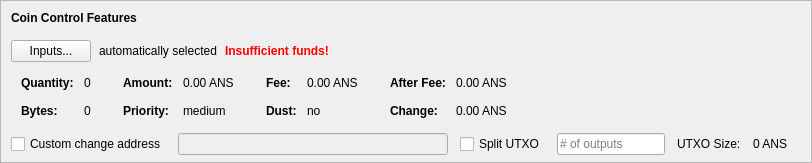
    <widget class="QFrame" name="frameCoinControl">
     <property name="sizePolicy">
      <sizepolicy hsizetype="Expanding" vsizetype="Expanding">
       <horstretch>0</horstretch>
       <verstretch>0</verstretch>
      </sizepolicy>
     </property>
     <property name="maximumSize">
      <size>
       <width>16777215</width>
       <height>16777215</height>
      </size>
     </property>
     <property name="frameShape">
      <enum>QFrame::StyledPanel</enum>
     </property>
     <property name="frameShadow">
      <enum>QFrame::Sunken</enum>
     </property>
     <layout class="QVBoxLayout" name="verticalLayoutCoinControl2">
      <property name="spacing">
       <number>0</number>
      </property>
      <property name="leftMargin">
       <number>0</number>
      </property>
      <property name="topMargin">
       <number>0</number>
      </property>
      <property name="rightMargin">
       <number>0</number>
      </property>
      <property name="bottomMargin">
       <number>6</number>
      </property>
      <item>
       <layout class="QVBoxLayout" name="verticalLayoutCoinControl" stretch="0,0,0,0,1">
        <property name="spacing">
         <number>0</number>
        </property>
        <property name="leftMargin">
         <number>10</number>
        </property>
        <property name="topMargin">
         <number>10</number>
        </property>
        <item>
         <layout class="QHBoxLayout" name="horizontalLayoutCoinControl1">
          <property name="bottomMargin">
           <number>15</number>
          </property>
          <item>
           <widget class="QLabel" name="labelCoinControlFeatures">
            <property name="sizePolicy">
             <sizepolicy hsizetype="Preferred" vsizetype="Maximum">
              <horstretch>0</horstretch>
              <verstretch>0</verstretch>
             </sizepolicy>
            </property>
            <property name="font">
             <font>
              <weight>75</weight>
              <bold>true</bold>
             </font>
            </property>
            <property name="styleSheet">
             <string notr="true">font-weight:bold;</string>
            </property>
            <property name="text">
             <string>Coin Control Features</string>
            </property>
           </widget>
          </item>
         </layout>
        </item>
        <item>
         <layout class="QHBoxLayout" name="horizontalLayoutCoinControl2" stretch="0,0,0,0">
          <property name="spacing">
           <number>8</number>
          </property>
          <property name="bottomMargin">
           <number>10</number>
          </property>
          <item>
           <widget class="QPushButton" name="pushButtonCoinControl">
            <property name="styleSheet">
             <string notr="true"/>
            </property>
            <property name="text">
             <string>Inputs...</string>
            </property>
            <property name="autoDefault">
             <bool>false</bool>
            </property>
           </widget>
          </item>
          <item>
           <widget class="QLabel" name="labelCoinControlAutomaticallySelected">
            <property name="text">
             <string>automatically selected</string>
            </property>
            <property name="margin">
             <number>5</number>
            </property>
           </widget>
          </item>
          <item>
           <widget class="QLabel" name="labelCoinControlInsuffFunds">
            <property name="font">
             <font>
              <weight>75</weight>
              <bold>true</bold>
             </font>
            </property>
            <property name="styleSheet">
             <string notr="true">color:red;font-weight:bold;</string>
            </property>
            <property name="text">
             <string>Insufficient funds!</string>
            </property>
            <property name="margin">
             <number>5</number>
            </property>
           </widget>
          </item>
          <item>
           <spacer name="horizontalSpacerCoinControl">
            <property name="orientation">
             <enum>Qt::Horizontal</enum>
            </property>
            <property name="sizeHint" stdset="0">
             <size>
              <width>40</width>
              <height>1</height>
             </size>
            </property>
           </spacer>
          </item>
         </layout>
        </item>
        <item>
         <widget class="QWidget" name="widgetCoinControl" native="true">
          <property name="sizePolicy">
           <sizepolicy hsizetype="Preferred" vsizetype="Preferred">
            <horstretch>0</horstretch>
            <verstretch>0</verstretch>
           </sizepolicy>
          </property>
          <property name="minimumSize">
           <size>
            <width>0</width>
            <height>0</height>
           </size>
          </property>
          <property name="styleSheet">
           <string notr="true"/>
          </property>
          <layout class="QHBoxLayout" name="horizontalLayoutCoinControl5">
           <property name="leftMargin">
            <number>0</number>
           </property>
           <property name="topMargin">
            <number>0</number>
           </property>
           <property name="rightMargin">
            <number>0</number>
           </property>
           <property name="bottomMargin">
            <number>0</number>
           </property>
           <item>
            <layout class="QHBoxLayout" name="horizontalLayoutCoinControl3" stretch="0,0,0,1">
             <property name="spacing">
              <number>20</number>
             </property>
             <property name="topMargin">
              <number>0</number>
             </property>
             <property name="bottomMargin">
              <number>10</number>
             </property>
             <item>
              <layout class="QFormLayout" name="formLayoutCoinControl1">
               <property name="horizontalSpacing">
                <number>10</number>
               </property>
               <property name="verticalSpacing">
                <number>14</number>
               </property>
               <property name="leftMargin">
                <number>10</number>
               </property>
               <property name="topMargin">
                <number>4</number>
               </property>
               <property name="rightMargin">
                <number>6</number>
               </property>
               <item row="0" column="0">
                <widget class="QLabel" name="labelCoinControlQuantityText">
                 <property name="font">
                  <font>
                   <weight>75</weight>
                   <bold>true</bold>
                  </font>
                 </property>
                 <property name="text">
                  <string>Quantity:</string>
                 </property>
                 <property name="margin">
                  <number>0</number>
                 </property>
                </widget>
               </item>
               <item row="0" column="1">
                <widget class="QLabel" name="labelCoinControlQuantity">
                 <property name="cursor">
                  <cursorShape>IBeamCursor</cursorShape>
                 </property>
                 <property name="contextMenuPolicy">
                  <enum>Qt::ActionsContextMenu</enum>
                 </property>
                 <property name="text">
                  <string notr="true">0</string>
                 </property>
                 <property name="margin">
                  <number>0</number>
                 </property>
                 <property name="textInteractionFlags">
                  <set>Qt::LinksAccessibleByMouse|Qt::TextSelectableByKeyboard|Qt::TextSelectableByMouse</set>
                 </property>
                </widget>
               </item>
               <item row="1" column="0">
                <widget class="QLabel" name="labelCoinControlBytesText">
                 <property name="font">
                  <font>
                   <weight>75</weight>
                   <bold>true</bold>
                  </font>
                 </property>
                 <property name="text">
                  <string>Bytes:</string>
                 </property>
                </widget>
               </item>
               <item row="1" column="1">
                <widget class="QLabel" name="labelCoinControlBytes">
                 <property name="cursor">
                  <cursorShape>IBeamCursor</cursorShape>
                 </property>
                 <property name="contextMenuPolicy">
                  <enum>Qt::ActionsContextMenu</enum>
                 </property>
                 <property name="text">
                  <string notr="true">0</string>
                 </property>
                 <property name="textInteractionFlags">
                  <set>Qt::LinksAccessibleByMouse|Qt::TextSelectableByKeyboard|Qt::TextSelectableByMouse</set>
                 </property>
                </widget>
               </item>
              </layout>
             </item>
             <item>
              <layout class="QFormLayout" name="formLayoutCoinControl2">
               <property name="horizontalSpacing">
                <number>10</number>
               </property>
               <property name="verticalSpacing">
                <number>14</number>
               </property>
               <property name="leftMargin">
                <number>6</number>
               </property>
               <property name="topMargin">
                <number>4</number>
               </property>
               <property name="rightMargin">
                <number>6</number>
               </property>
               <item row="0" column="0">
                <widget class="QLabel" name="labelCoinControlAmountText">
                 <property name="font">
                  <font>
                   <weight>75</weight>
                   <bold>true</bold>
                  </font>
                 </property>
                 <property name="text">
                  <string>Amount:</string>
                 </property>
                 <property name="margin">
                  <number>0</number>
                 </property>
                </widget>
               </item>
               <item row="0" column="1">
                <widget class="QLabel" name="labelCoinControlAmount">
                 <property name="cursor">
                  <cursorShape>IBeamCursor</cursorShape>
                 </property>
                 <property name="contextMenuPolicy">
                  <enum>Qt::ActionsContextMenu</enum>
                 </property>
                 <property name="text">
                  <string notr="true">0.00 ANS</string>
                 </property>
                 <property name="textInteractionFlags">
                  <set>Qt::LinksAccessibleByMouse|Qt::TextSelectableByKeyboard|Qt::TextSelectableByMouse</set>
                 </property>
                </widget>
               </item>
               <item row="1" column="0">
                <widget class="QLabel" name="labelCoinControlPriorityText">
                 <property name="font">
                  <font>
                   <weight>75</weight>
                   <bold>true</bold>
                  </font>
                 </property>
                 <property name="text">
                  <string>Priority:</string>
                 </property>
                </widget>
               </item>
               <item row="1" column="1">
                <widget class="QLabel" name="labelCoinControlPriority">
                 <property name="cursor">
                  <cursorShape>IBeamCursor</cursorShape>
                 </property>
                 <property name="contextMenuPolicy">
                  <enum>Qt::ActionsContextMenu</enum>
                 </property>
                 <property name="text">
                  <string>medium</string>
                 </property>
                 <property name="textInteractionFlags">
                  <set>Qt::LinksAccessibleByMouse|Qt::TextSelectableByKeyboard|Qt::TextSelectableByMouse</set>
                 </property>
                </widget>
               </item>
              </layout>
             </item>
             <item>
              <layout class="QFormLayout" name="formLayoutCoinControl3">
               <property name="horizontalSpacing">
                <number>10</number>
               </property>
               <property name="verticalSpacing">
                <number>14</number>
               </property>
               <property name="leftMargin">
                <number>6</number>
               </property>
               <property name="topMargin">
                <number>4</number>
               </property>
               <property name="rightMargin">
                <number>6</number>
               </property>
               <item row="0" column="0">
                <widget class="QLabel" name="labelCoinControlFeeText">
                 <property name="font">
                  <font>
                   <weight>75</weight>
                   <bold>true</bold>
                  </font>
                 </property>
                 <property name="text">
                  <string>Fee:</string>
                 </property>
                 <property name="margin">
                  <number>0</number>
                 </property>
                </widget>
               </item>
               <item row="0" column="1">
                <widget class="QLabel" name="labelCoinControlFee">
                 <property name="cursor">
                  <cursorShape>IBeamCursor</cursorShape>
                 </property>
                 <property name="contextMenuPolicy">
                  <enum>Qt::ActionsContextMenu</enum>
                 </property>
                 <property name="text">
                  <string notr="true">0.00 ANS</string>
                 </property>
                 <property name="textInteractionFlags">
                  <set>Qt::LinksAccessibleByMouse|Qt::TextSelectableByKeyboard|Qt::TextSelectableByMouse</set>
                 </property>
                </widget>
               </item>
               <item row="1" column="0">
                <widget class="QLabel" name="labelCoinControlLowOutputText">
                 <property name="font">
                  <font>
                   <weight>75</weight>
                   <bold>true</bold>
                  </font>
                 </property>
                 <property name="text">
                  <string>Dust:</string>
                 </property>
                </widget>
               </item>
               <item row="1" column="1">
                <widget class="QLabel" name="labelCoinControlLowOutput">
                 <property name="cursor">
                  <cursorShape>IBeamCursor</cursorShape>
                 </property>
                 <property name="contextMenuPolicy">
                  <enum>Qt::ActionsContextMenu</enum>
                 </property>
                 <property name="text">
                  <string>no</string>
                 </property>
                 <property name="textInteractionFlags">
                  <set>Qt::LinksAccessibleByMouse|Qt::TextSelectableByKeyboard|Qt::TextSelectableByMouse</set>
                 </property>
                </widget>
               </item>
              </layout>
             </item>
             <item>
              <layout class="QFormLayout" name="formLayoutCoinControl4">
               <property name="horizontalSpacing">
                <number>10</number>
               </property>
               <property name="verticalSpacing">
                <number>14</number>
               </property>
               <property name="leftMargin">
                <number>6</number>
               </property>
               <property name="topMargin">
                <number>4</number>
               </property>
               <property name="rightMargin">
                <number>6</number>
               </property>
               <item row="0" column="0">
                <widget class="QLabel" name="labelCoinControlAfterFeeText">
                 <property name="font">
                  <font>
                   <weight>75</weight>
                   <bold>true</bold>
                  </font>
                 </property>
                 <property name="text">
                  <string>After Fee:</string>
                 </property>
                 <property name="margin">
                  <number>0</number>
                 </property>
                </widget>
               </item>
               <item row="0" column="1">
                <widget class="QLabel" name="labelCoinControlAfterFee">
                 <property name="cursor">
                  <cursorShape>IBeamCursor</cursorShape>
                 </property>
                 <property name="contextMenuPolicy">
                  <enum>Qt::ActionsContextMenu</enum>
                 </property>
                 <property name="text">
                  <string notr="true">0.00 ANS</string>
                 </property>
                 <property name="textInteractionFlags">
                  <set>Qt::LinksAccessibleByMouse|Qt::TextSelectableByKeyboard|Qt::TextSelectableByMouse</set>
                 </property>
                </widget>
               </item>
               <item row="1" column="0">
                <widget class="QLabel" name="labelCoinControlChangeText">
                 <property name="font">
                  <font>
                   <weight>75</weight>
                   <bold>true</bold>
                  </font>
                 </property>
                 <property name="text">
                  <string>Change:</string>
                 </property>
                </widget>
               </item>
               <item row="1" column="1">
                <widget class="QLabel" name="labelCoinControlChange">
                 <property name="cursor">
                  <cursorShape>IBeamCursor</cursorShape>
                 </property>
                 <property name="contextMenuPolicy">
                  <enum>Qt::ActionsContextMenu</enum>
                 </property>
                 <property name="text">
                  <string notr="true">0.00 ANS</string>
                 </property>
                 <property name="textInteractionFlags">
                  <set>Qt::LinksAccessibleByMouse|Qt::TextSelectableByKeyboard|Qt::TextSelectableByMouse</set>
                 </property>
                </widget>
               </item>
              </layout>
             </item>
            </layout>
           </item>
          </layout>
         </widget>
        </item>
        <item>
         <layout class="QHBoxLayout" name="horizontalLayoutCoinControl4" stretch="0,0,0,0,0,0,0">
          <property name="spacing">
           <number>12</number>
          </property>
          <property name="sizeConstraint">
           <enum>QLayout::SetDefaultConstraint</enum>
          </property>
          <property name="topMargin">
           <number>5</number>
          </property>
          <property name="rightMargin">
           <number>5</number>
          </property>
          <item>
           <widget class="QCheckBox" name="checkBoxCoinControlChange">
            <property name="toolTip">
             <string>If this is activated, but the change address is empty or invalid, change will be sent to a newly generated address.</string>
            </property>
            <property name="text">
             <string>Custom change address</string>
            </property>
           </widget>
          </item>
          <item>
           <widget class="QValidatedLineEdit" name="lineEditCoinControlChange">
            <property name="enabled">
             <bool>false</bool>
            </property>
            <property name="sizePolicy">
             <sizepolicy hsizetype="Expanding" vsizetype="Fixed">
              <horstretch>0</horstretch>
              <verstretch>0</verstretch>
             </sizepolicy>
            </property>
           </widget>
          </item>
          <item>
           <widget class="QCheckBox" name="splitBlockCheckBox">
            <property name="text">
             <string>Split UTXO</string>
            </property>
           </widget>
          </item>
          <item>
           <widget class="QLineEdit" name="splitBlockLineEdit">
            <property name="sizePolicy">
             <sizepolicy hsizetype="Fixed" vsizetype="Fixed">
              <horstretch>50</horstretch>
              <verstretch>0</verstretch>
             </sizepolicy>
            </property>
            <property name="placeholderText">
             <string># of outputs</string>
            </property>
           </widget>
          </item>
          <item>
           <widget class="QLabel" name="labelBlockSizeText">
            <property name="text">
             <string>UTXO Size:</string>
            </property>
           </widget>
          </item>
          <item>
           <widget class="QLabel" name="labelBlockSize">
            <property name="text">
             <string>0 ANS</string>
            </property>
           </widget>
          </item>
          <item>
           <widget class="QLabel" name="labelCoinControlChangeLabel">
            <property name="sizePolicy">
             <sizepolicy hsizetype="Preferred" vsizetype="Expanding">
              <horstretch>0</horstretch>
              <verstretch>0</verstretch>
             </sizepolicy>
            </property>
            <property name="minimumSize">
             <size>
              <width>0</width>
              <height>0</height>
             </size>
            </property>
            <property name="text">
             <string/>
            </property>
            <property name="margin">
             <number>3</number>
            </property>
           </widget>
          </item>
         </layout>
        </item>
        <item>
         <spacer name="verticalSpacerCoinControl">
          <property name="orientation">
           <enum>Qt::Vertical</enum>
          </property>
          <property name="sizeHint" stdset="0">
           <size>
            <width>800</width>
            <height>1</height>
           </size>
          </property>
         </spacer>
        </item>
       </layout>
      </item>
     </layout>
    </widget>
